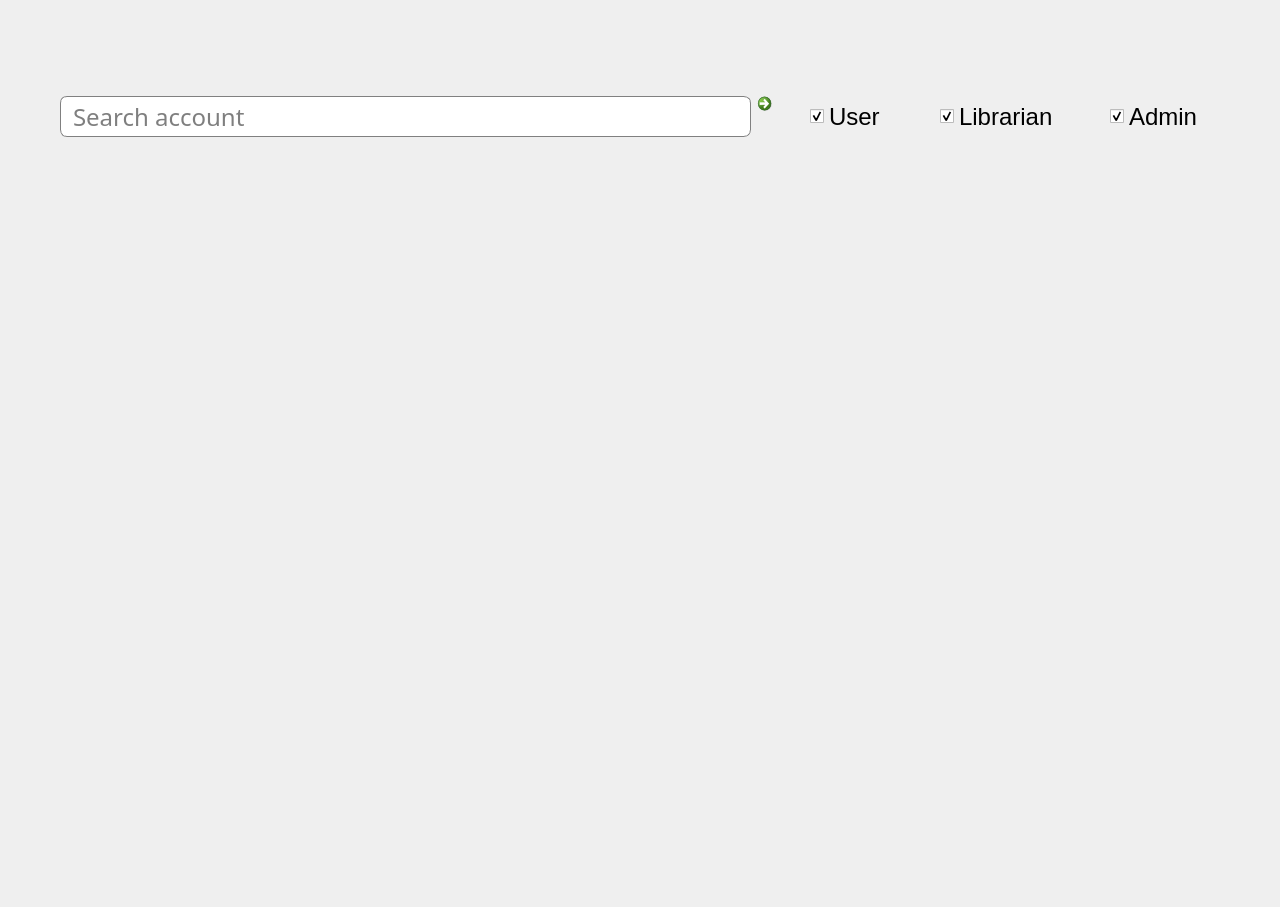
<?xml version="1.0" encoding="UTF-8"?>
<ui version="4.0">
 <class>adminmenu</class>
 <widget class="QWidget" name="adminmenu">
  <property name="geometry">
   <rect>
    <x>0</x>
    <y>0</y>
    <width>1280</width>
    <height>907</height>
   </rect>
  </property>
  <property name="windowTitle">
   <string>adminmenu</string>
  </property>
  <widget class="QStackedWidget" name="stackedWidget">
   <property name="geometry">
    <rect>
     <x>0</x>
     <y>-4</y>
     <width>1280</width>
     <height>907</height>
    </rect>
   </property>
   <property name="styleSheet">
    <string notr="true">#stackedWidget{
	
	border-image: url(:/LIBPRO/pattern-5_blur.png);
}

QPushButton {	
	font-family: &quot;Silom&quot;;
	color: #145acc;
	border: 2px solid grey;	
	border-radius: 15px;
	background-color: qlineargradient(spread:reflect, x1:0.669951, y1:0.727273, x2:0, y2:0, stop:0 rgba(168, 237, 205, 255), stop:0.492611 rgba(255, 255, 255, 255));

}


QPushButton:hover {
background: qradialgradient(cx: 0.3, cy: -0.4,
fx: 0.3, fy: -0.4,
radius: 1.35, stop: 0 #fff, stop: 1 rgb(212, 236, 215));
}

QPushButton:pressed {
background: qradialgradient(cx: 0.4, cy: -0.1,
fx: 0.4, fy: -0.1,
radius: 1.35, stop: 0 #fff, stop: 1 #ddd);
}


QLineEdit {
	border: 1px solid grey;
	border-radius: 7px;
    padding: 10px;
    width: 200px;
    height: 150px;
}

QLabel {
	color: #646568;
	font-size: 14px;
	font-weight: bold;
	font-family: &quot;Bangla Sangam MN&quot;;
}</string>
   </property>
   <property name="currentIndex">
    <number>0</number>
   </property>
   <widget class="QWidget" name="accountDetail">
    <widget class="QCommandLinkButton" name="searchButton">
     <property name="geometry">
      <rect>
       <x>750</x>
       <y>90</y>
       <width>51</width>
       <height>61</height>
      </rect>
     </property>
     <property name="cursor">
      <cursorShape>PointingHandCursor</cursorShape>
     </property>
     <property name="mouseTracking">
      <bool>true</bool>
     </property>
     <property name="styleSheet">
      <string notr="true">border: none;
border-radius: 15px;
background: transparent;</string>
     </property>
     <property name="text">
      <string/>
     </property>
     <property name="icon">
      <iconset>
       <normaloff>search_icon.png</normaloff>search_icon.png</iconset>
     </property>
     <property name="iconSize">
      <size>
       <width>40</width>
       <height>60</height>
      </size>
     </property>
    </widget>
    <widget class="QLineEdit" name="searchLine">
     <property name="geometry">
      <rect>
       <x>60</x>
       <y>100</y>
       <width>691</width>
       <height>41</height>
      </rect>
     </property>
     <property name="font">
      <font>
       <family>Lucida Calligraphy</family>
       <pointsize>18</pointsize>
      </font>
     </property>
     <property name="focusPolicy">
      <enum>Qt::StrongFocus</enum>
     </property>
     <property name="text">
      <string/>
     </property>
     <property name="placeholderText">
      <string>Search account</string>
     </property>
     <property name="clearButtonEnabled">
      <bool>true</bool>
     </property>
    </widget>
    <widget class="QScrollArea" name="scrollArea">
     <property name="geometry">
      <rect>
       <x>60</x>
       <y>180</y>
       <width>1150</width>
       <height>661</height>
      </rect>
     </property>
     <property name="frameShape">
      <enum>QFrame::NoFrame</enum>
     </property>
     <property name="widgetResizable">
      <bool>true</bool>
     </property>
     <property name="alignment">
      <set>Qt::AlignLeading|Qt::AlignLeft|Qt::AlignTop</set>
     </property>
     <widget class="QWidget" name="scrollAreaWidgetContents">
      <property name="geometry">
       <rect>
        <x>0</x>
        <y>0</y>
        <width>1150</width>
        <height>661</height>
       </rect>
      </property>
      <layout class="QVBoxLayout" name="verticalLayout_2"/>
     </widget>
    </widget>
    <widget class="QCheckBox" name="checkUser">
     <property name="geometry">
      <rect>
       <x>810</x>
       <y>100</y>
       <width>101</width>
       <height>41</height>
      </rect>
     </property>
     <property name="font">
      <font>
       <pointsize>18</pointsize>
      </font>
     </property>
     <property name="cursor">
      <cursorShape>PointingHandCursor</cursorShape>
     </property>
     <property name="text">
      <string>User</string>
     </property>
     <property name="iconSize">
      <size>
       <width>100</width>
       <height>100</height>
      </size>
     </property>
     <property name="checked">
      <bool>true</bool>
     </property>
    </widget>
    <widget class="QCheckBox" name="checkLib">
     <property name="geometry">
      <rect>
       <x>940</x>
       <y>100</y>
       <width>141</width>
       <height>41</height>
      </rect>
     </property>
     <property name="font">
      <font>
       <pointsize>18</pointsize>
      </font>
     </property>
     <property name="cursor">
      <cursorShape>PointingHandCursor</cursorShape>
     </property>
     <property name="text">
      <string>Librarian</string>
     </property>
     <property name="iconSize">
      <size>
       <width>50</width>
       <height>50</height>
      </size>
     </property>
     <property name="checked">
      <bool>true</bool>
     </property>
    </widget>
    <widget class="QCheckBox" name="checkAd">
     <property name="geometry">
      <rect>
       <x>1110</x>
       <y>100</y>
       <width>101</width>
       <height>41</height>
      </rect>
     </property>
     <property name="font">
      <font>
       <pointsize>18</pointsize>
      </font>
     </property>
     <property name="cursor">
      <cursorShape>PointingHandCursor</cursorShape>
     </property>
     <property name="text">
      <string>Admin</string>
     </property>
     <property name="iconSize">
      <size>
       <width>100</width>
       <height>16</height>
      </size>
     </property>
     <property name="checked">
      <bool>true</bool>
     </property>
    </widget>
    <widget class="QPushButton" name="aboutButton">
     <property name="geometry">
      <rect>
       <x>1030</x>
       <y>20</y>
       <width>101</width>
       <height>71</height>
      </rect>
     </property>
     <property name="cursor">
      <cursorShape>PointingHandCursor</cursorShape>
     </property>
     <property name="mouseTracking">
      <bool>true</bool>
     </property>
     <property name="styleSheet">
      <string notr="true">border:none;
background:transparent;</string>
     </property>
     <property name="text">
      <string/>
     </property>
     <property name="icon">
      <iconset resource="LIBPRO.qrc">
       <normaloff>:/LIBPRO/Alecive-Flatwoken-Apps-Help-Info.ico</normaloff>:/LIBPRO/Alecive-Flatwoken-Apps-Help-Info.ico</iconset>
     </property>
     <property name="iconSize">
      <size>
       <width>70</width>
       <height>70</height>
      </size>
     </property>
    </widget>
    <widget class="QPushButton" name="logoutButton">
     <property name="geometry">
      <rect>
       <x>1130</x>
       <y>20</y>
       <width>91</width>
       <height>71</height>
      </rect>
     </property>
     <property name="cursor">
      <cursorShape>PointingHandCursor</cursorShape>
     </property>
     <property name="mouseTracking">
      <bool>true</bool>
     </property>
     <property name="styleSheet">
      <string notr="true">background: transparent;
border:none;</string>
     </property>
     <property name="text">
      <string/>
     </property>
     <property name="icon">
      <iconset>
       <normaloff>power-button-md.png</normaloff>power-button-md.png</iconset>
     </property>
     <property name="iconSize">
      <size>
       <width>70</width>
       <height>70</height>
      </size>
     </property>
    </widget>
    <widget class="QPushButton" name="addUser">
     <property name="geometry">
      <rect>
       <x>60</x>
       <y>20</y>
       <width>91</width>
       <height>71</height>
      </rect>
     </property>
     <property name="cursor">
      <cursorShape>PointingHandCursor</cursorShape>
     </property>
     <property name="mouseTracking">
      <bool>true</bool>
     </property>
     <property name="styleSheet">
      <string notr="true">background: transparent;
border:none;</string>
     </property>
     <property name="text">
      <string/>
     </property>
     <property name="icon">
      <iconset resource="LIBPRO.qrc">
       <normaloff>:/LIBPRO/Ampeross-Qetto-2-Add-contact.ico</normaloff>:/LIBPRO/Ampeross-Qetto-2-Add-contact.ico</iconset>
     </property>
     <property name="iconSize">
      <size>
       <width>70</width>
       <height>70</height>
      </size>
     </property>
    </widget>
   </widget>
  </widget>
 </widget>
 <layoutdefault spacing="6" margin="11"/>
 <resources>
  <include location="LIBPRO.qrc"/>
 </resources>
 <connections/>
</ui>
